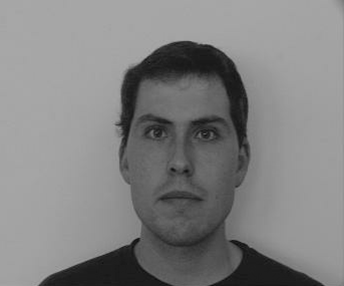
%> input picture codes/ch7_MorphologicalImageProcessing/5. Small Hole Removal/peter.png, 344 x 286 px
$ octave Small_Hole_Removal.m   (GNU Octave 9; MATLAB toolbox functions it lacks are replaced by stand-ins)
%> lines starting %> are read from the running program, lines starting %| are printed output that depends on the picture; in (x1, y1, x2, y2) boxes, pixels count from 0 and x2, y2 are one past the last pixel; in counts of white or black regions, pixels touching at a corner belong together; the program's own positions count from 1
% EE368/CS232 Digital Image Processing
% Bernd Girod
% Department of Electrical Engineering, Stanford University

% Script by Qiyuan Tian and David Chen
% Small hole removal by closing

clear, clc, close all;

% Load test image
img = imread('peter.png') ;
%> img is the input picture: size 286x344 uint8; min 13, max 171, mean 129.8

% Binarize image
origMask = img < 100;
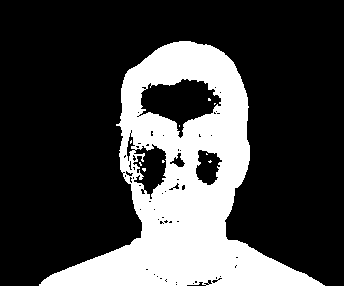
%> origMask: size 286x344 logical; 26.6% white; 10 white regions (9 under 20 px), largest, box (x1, y1, x2, y2) and area: (39, 41, 325, 286) 26148

% Perform closing
se= strel('square', 10);
img_dilated = imdilate(origMask, se) ;
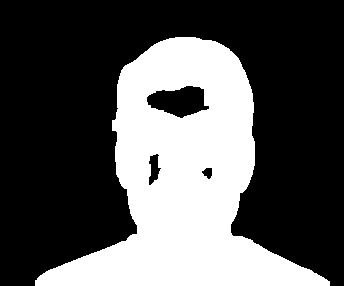
%> img_dilated: size 286x344 logical; 33.6% white; 1 white region, box (x1, y1, x2, y2) and area: (35, 37, 330, 286) 33095
img_closed = imerode(img_dilated, se) ;
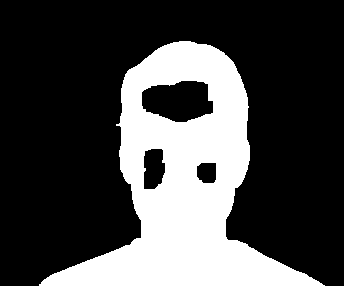
%> img_closed: size 286x344 logical; 28% white; 1 white region, box (x1, y1, x2, y2) and area: (39, 41, 325, 286) 27523
img_dif = img_closed - origMask ;
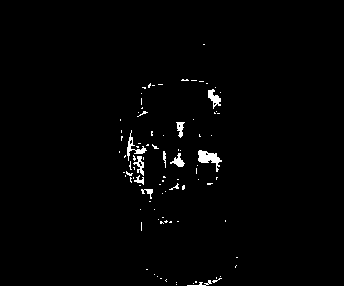
%> img_dif: size 286x344 double; values 0 (black) and 1 (white), 1.3% white; 93 white regions (82 under 20 px), largest, box (x1, y1, x2, y2) and area: (198, 150, 222, 172) 235, (127, 130, 147, 161) 141, (208, 89, 221, 109) 127

% Show images
subplot(2, 2, 1), imshow(origMask); title('Original Image');
subplot(2, 2, 2), imshow(img_dilated); title('Dilated Image');
subplot(2, 2, 3), imshow(img_closed); title('Closed Image');
subplot(2, 2, 4), imshow(img_dif); title('Original - Closed');

% Save images
imwrite(origMask, 'Small_Hole_Removal_original.png');
imwrite(img_dilated, 'Small_Hole_Removal_dilation.png');
imwrite(img_dilated, 'Small_Hole_Removal_closing.png');
imwrite(img_dif, 'Small_Hole_Removal_difference.png');
